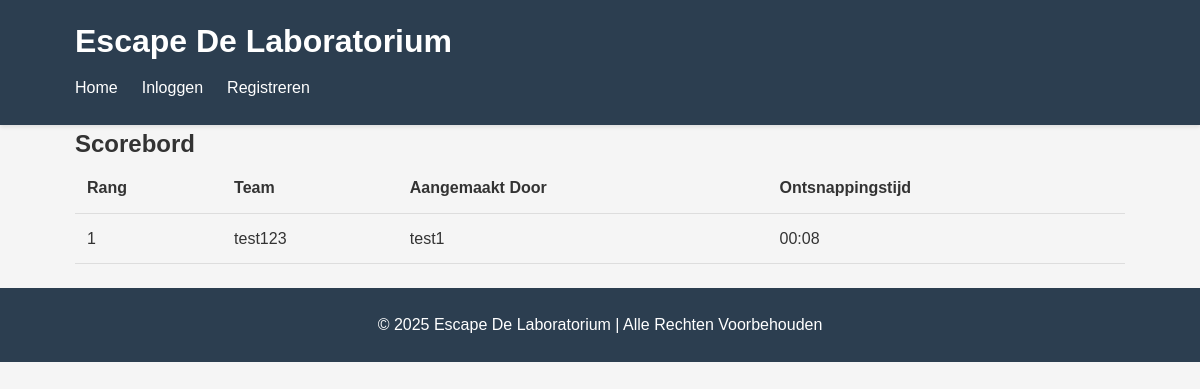
Page /teams/leaderboard.php on the earlier database version.
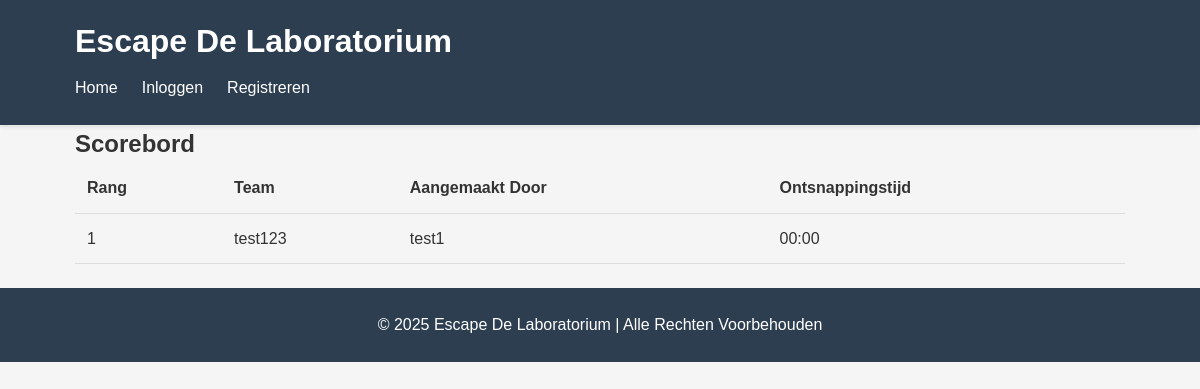
Same page on the later database version.
### tables this page shows
CREATE TABLE `teams` (
  `id` int(11) NOT NULL,
  `name` varchar(50) NOT NULL,
  `created_by` int(11) DEFAULT NULL,
  `start_time` int(11) DEFAULT NULL,
  `current_room` int(11) DEFAULT NULL,
  `escape_time` int(11) DEFAULT NULL,
  `created_at` timestamp NOT NULL DEFAULT current_timestamp()
);

CREATE TABLE `users` (
  `id` int(11) NOT NULL,
  `username` varchar(50) NOT NULL,
  `password` varchar(255) NOT NULL,
  `email` varchar(100) NOT NULL,
  `role` enum('user','admin') DEFAULT 'user',
  `created_at` timestamp NOT NULL DEFAULT current_timestamp()
);

### includes/functions.php (called while the page is built, shortened)
<?php
function isLoggedIn() {
    return isset($_SESSION['user_id']);
}
?>

### teams/leaderboard.php (the view, shortened to what this page needs)
<?php
require_once '../includes/functions.php';
$db = connectDb();
$stmt = $db->prepare("
    SELECT t.id, t.name, t.escape_time, t.created_at, u.username as creator
    FROM teams t
    JOIN users u ON t.created_by = u.id
    WHERE t.escape_time IS NOT NULL
    ORDER BY t.escape_time ASC
");
$stmt->execute();
$teams = $stmt->fetchAll();
?>
<!DOCTYPE html>
<html lang="nl">
<head>
    <link rel="stylesheet" href="../assets/css/style.css">
</head>
<body>
    <header>
        <div class="container">
            <h1><?= SITE_NAME ?></h1>
            <nav>
                <ul>
                    <li><a href="../index.php">Home</a></li>
                    <?php if (isLoggedIn()): ?>
                        <?php if (isAdmin()): ?>
                            <li><a href="../admin/dashboard.php">Admin Dashboard</a></li>
                        <?php else: ?>
                            <li><a href="../teams/create.php">Team Aanmaken</a></li>
                            <li><a href="../game/play.php">Spelen</a></li>
                        <?php endif; ?>
                        <li><a href="../auth/logout.php">Uitloggen (<?= $_SESSION['username'] ?>)</a></li>
                    <?php else: ?>
                        <li><a href="../auth/login.php">Inloggen</a></li>
                        <li><a href="../auth/register.php">Registreren</a></li>
                    <?php endif; ?>
                </ul>
            </nav>
        </div>
    </header>
    <main class="container">
        <h2>Scorebord</h2>
        <?php if (empty($teams)): ?>
            <div class="alert alert-info">
                Nog geen teams hebben de escape room voltooid.
            </div>
        <?php else: ?>
            <div class="table-responsive">
                <table>
                    <thead>
                        <tr>
                            <th>Rang</th>
                            <th>Team</th>
                            <th>Aangemaakt Door</th>
                            <th>Ontsnappingstijd</th>
                        </tr>
                    </thead>
                    <tbody>
                        <?php foreach ($teams as $index => $team): ?>
                            <tr>
                                <td><?= $index + 1 ?></td>
                                <td><?= htmlspecialchars($team['name']) ?></td>
                                <td><?= htmlspecialchars($team['creator']) ?></td>
                                <td>
                                    <?php
                                    $seconds = $team['escape_time'];
                                    $hours = floor($seconds / 3600);
                                    $minutes = floor(($seconds % 3600) / 60);
                                    $secs = $seconds % 60;
                                    if ($hours > 0) {
                                        echo sprintf("%02d:%02d:%02d", $hours, $minutes, $secs);
                                    } else {
                                        echo sprintf("%02d:%02d", $minutes, $secs);
                                    }
                                    ?>
                                </td>
                            </tr>
                        <?php endforeach; ?>
                    </tbody>
                </table>
            </div>
        <?php endif; ?>
    </main>
    <footer>
        <div class="container">
            <p>&copy; <?= date('Y') ?> <?= SITE_NAME ?> | Alle Rechten Voorbehouden</p>
        </div>
    </footer>
</body>
</html>

Differences in the rows shown:
changed teams "test123": escape_time "08" → "00"
